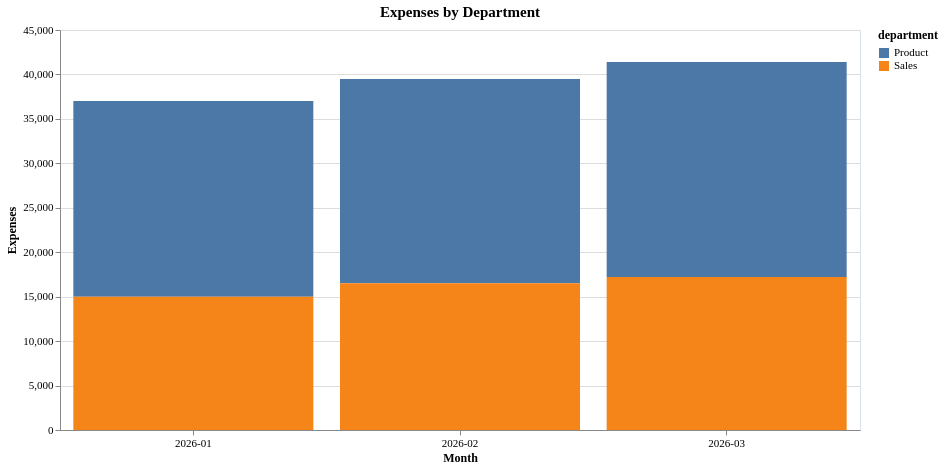

Source (Vega-Lite JSON):
### Vega-Lite specification from a JSON file in a GitHub repository (floating-point values rounded to 4 significant figures)
{"config": {"view": {"continuousWidth": 300, "continuousHeight": 300, "stroke": "#d9e2ec"}, "axis": {"labelAngle": 0, "labelFontSize": 11, "titleFontSize": 12, "titleFontWeight": 600, "labelFont": "Hanken Grotesk", "titleFont": "Hanken Grotesk"}, "legend": {"labelFontSize": 11, "titleFontSize": 12, "titleFontWeight": 600, "labelFont": "Hanken Grotesk", "titleFont": "Hanken Grotesk"}, "title": {"fontSize": 15, "fontWeight": 600, "subtitleFontSize": 12, "subtitleFontWeight": 400, "font": "Hanken Grotesk", "subtitleFont": "Hanken Grotesk"}}, "data": {"name": "data-a27141125ca4157220d954d2d75d1e64"}, "mark": {"type": "bar"}, "encoding": {"color": {"field": "department", "type": "nominal"}, "opacity": {"condition": {"param": "param_da46cb0ab065acf5", "value": 1}, "value": 0.2}, "tooltip": [{"field": "month", "type": "nominal"}, {"field": "expenses", "type": "quantitative"}, {"field": "department", "type": "nominal"}], "x": {"axis": {"labelAngle": 0}, "field": "month", "title": "Month", "type": "nominal"}, "y": {"field": "expenses", "title": "Expenses", "type": "quantitative"}}, "height": 400, "params": [{"name": "param_da46cb0ab065acf5", "select": {"type": "point", "fields": ["department"]}, "bind": "legend"}], "title": "Expenses by Department", "width": 800, "$schema": "https://vega.github.io/schema/vega-lite/v6.4.1.json", "datasets": {"data-a27141125ca4157220d954d2d75d1e64": [{"month": "2026-02", "department": "Product", "expenses": 23000.0}, {"month": "2026-03", "department": "Sales", "expenses": 17200.0}, {"month": "2026-01", "department": "Product", "expenses": 22000.0}, {"month": "2026-01", "department": "Sales", "expenses": 15000.0}, {"month": "2026-02", "department": "Sales", "expenses": 16500.0}, {"month": "2026-03", "department": "Product", "expenses": 24200.0}]}}
